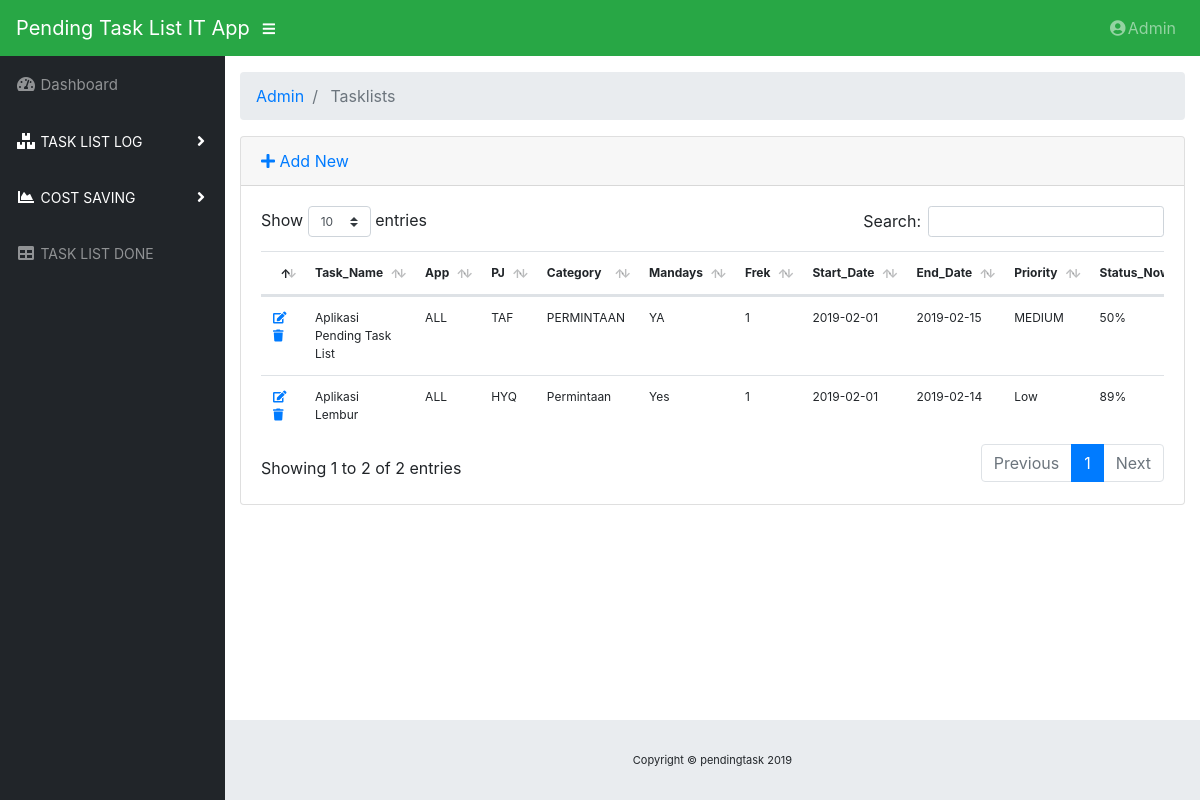
The app's page /index.php/admin/tasklists, older data.
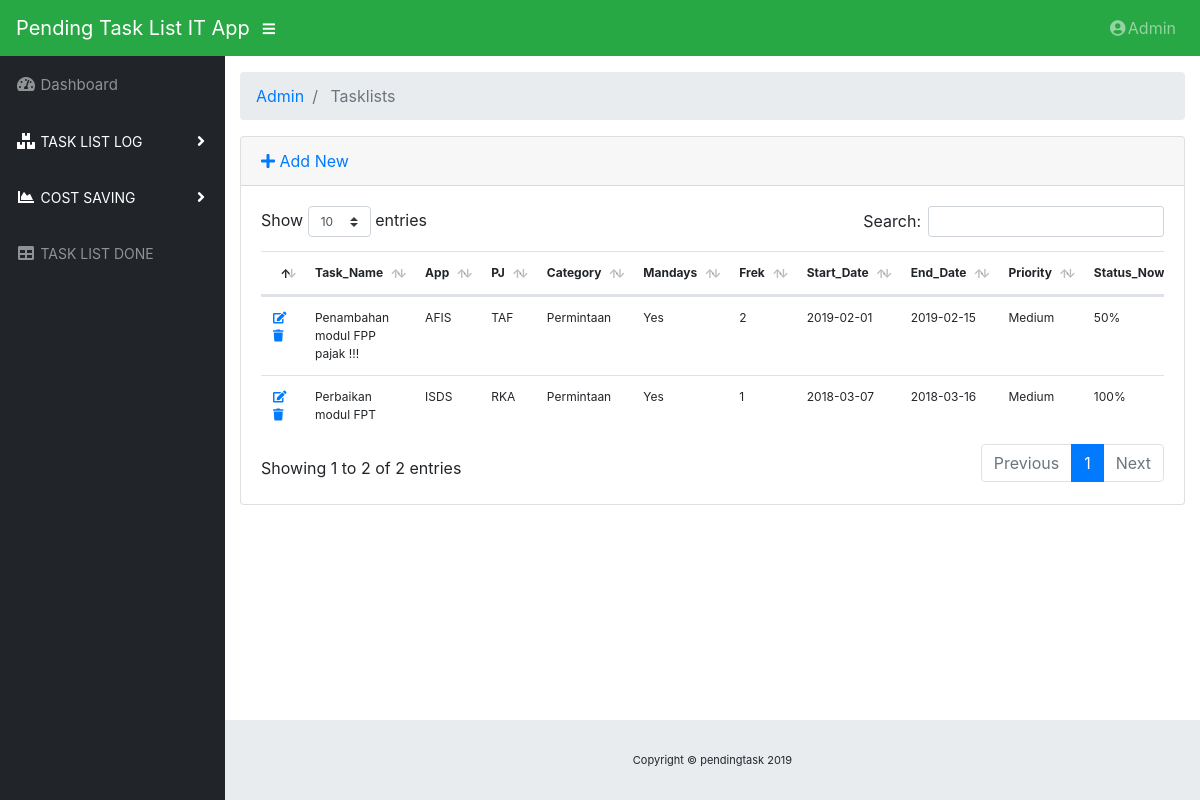
The same page, newer data.
### tables this page shows
CREATE TABLE `tasklists` (
  `task_id` int(11) NOT NULL,
  `task_name` varchar(150) NOT NULL,
  `application` varchar(15) NOT NULL,
  `pj` varchar(10) NOT NULL,
  `category` varchar(15) NOT NULL,
  `mandays` varchar(5) NOT NULL,
  `frekuensi` int(11) NOT NULL,
  `start_date` date NOT NULL,
  `end_date` date NOT NULL,
  `priority` varchar(10) NOT NULL,
  `stat_now` int(11) NOT NULL,
  `stat_lin` int(11) NOT NULL,
  `done` varchar(10) NOT NULL,
  `description` text NOT NULL,
  `sum_mandays` int(11) NOT NULL,
  `level_task` int(11) NOT NULL,
  `type_task` int(11) NOT NULL
);

### application/controllers/admin/Tasklists.php (called while the page is built, shortened)
<?php
class Tasklists extends CI_Controller
{
    public function __construct()
    {
        $this->load->model("Tasklist_model");
        $this->load->library('form_validation');
    }
    public function index()
    {
        $data["tasklists"] = $this->Tasklist_model->getAll();
        $this->load->view("admin/tasklist/list_task", $data);
    }
}

### index.php (called while the page is built, shortened)
<?php
require_once BASEPATH.'core/CodeIgniter.php';

### application/models/Tasklist_model.php (called while the page is built, shortened)
<?php defined('BASEPATH') OR exit('No direct script access allowed');
class Tasklist_model extends CI_Model
{
    private $_table = "tasklists";
    public function getAll()
    {
        return $this->db->get($this->_table)->result();
    }
}

### application/views/admin/tasklist/list_task.php (the view, shortened to what this page needs)
<!DOCTYPE html>
<html lang="en">
<head>
	<?php $this->load->view("admin/_partials/head.php") ?>
</head>
<body id="page-top">
	<?php $this->load->view("admin/_partials/navbar.php") ?>
	<div id="wrapper">
		<?php $this->load->view("admin/_partials/sidebar.php") ?>
		<div id="content-wrapper">
			<div class="container-fluid">
				<?php $this->load->view("admin/_partials/breadcrumbs.php") ?>
				<div class="card mb-3">
					<div class="card-header">
						<a href="<?php echo site_url('admin/tasklists/add') ?>"><i class="fas fa-plus"></i> Add New</a>
					</div>
					<div class="card-body">
						<div class="table-responsive">
							<table class="table table-hover" id="dataTable" width="100%" cellspacing="0" style="font-size:12px">
								<thead>
									<tr>
										<th></th>
										<th>Task_Name</th>
										<th>App</th>
										<th>PJ</th>
										<th>Category</th>
										<th>Mandays</th>
										<th>Frek</th>
										<th>Start_Date</th>
										<th>End_Date</th>
										<th>Priority</th>
										<th>Status_Now</th>
									</tr>
								</thead>
								<tbody>
									<?php foreach ($tasklists as $tasklist): ?>
									<tr>
										<td width="30">
											<a class="text-left" href="<?php echo site_url('admin/tasklists/edit/'.$tasklist->task_id) ?>"
											 class="btn btn-small" ><i class="fas fa-edit"></i></a>
											 <a class="text-right" onclick="deleteConfirm('<?php echo site_url('admin/tasklists/delete/'.$tasklist->task_id) ?>')"
 											 href="#!" class="btn btn-small text-danger" ><i class="fas fa-trash"></i></a>
										</td>
										<td width="80">
											<?php echo $tasklist->task_name ?>
										</td>
										<td>
											<?php echo $tasklist->application ?>
										</td>
										<td>
											<?php echo $tasklist->pj ?>
										</td>
										<td>
											<?php echo $tasklist->category ?>
										</td>
										<td>
											<?php echo $tasklist->mandays ?>
										</td>
										<td>
											<?php echo $tasklist->frekuensi ?>
										</td>
										<td>
											<?php echo $tasklist->start_date ?>
										</td>
										<td>
											<?php echo $tasklist->end_date ?>
										</td>
										<td>
											<?php echo $tasklist->priority ?>
										</td>
										<td>
											<?php echo $tasklist->stat_now ?>%
										</td>
									</tr>
									<?php endforeach; ?>
								</tbody>
							</table>
						</div>
					</div>
				</div>
			</div>
		</div>
	</div>
</body>
</html>

### application/views/admin/_partials/breadcrumbs.php
<ol class="breadcrumb">
<?php foreach ($this->uri->segments as $segment): ?>
	<?php
		$url = substr($this->uri->uri_string, 0, strpos($this->uri->uri_string, $segment)) . $segment;
		$is_active =  $url == $this->uri->uri_string;
	?>
	<li class="breadcrumb-item <?php echo $is_active ? 'active': '' ?>">
		<?php if($is_active): ?>
			<?php echo ucfirst($segment) ?>
		<?php else: ?>
			<a href="<?php echo site_url($url) ?>"><?php echo ucfirst($segment) ?></a>
		<?php endif; ?>
	</li>
<?php endforeach; ?>
</ol>

Row changes from the older to the newer data that the page shows:
removed tasklists: task_name "Aplikasi Pending Task List", application "ALL", pj "TAF", category "PERMINTAAN", mandays "YA", frekuensi "1", start_date "2019-02-01", end_date "2019-02-15", priority "MEDIUM", stat_now "50"
removed tasklists: task_name "Aplikasi Lembur", application "ALL", pj "HYQ", category "Permintaan", mandays "Yes", frekuensi "1", start_date "2019-02-01", end_date "2019-02-14", priority "Low", stat_now "89"
added tasklists: task_name "Penambahan modul FPP pajak !!!", application "AFIS", pj "TAF", category "Permintaan", mandays "Yes", frekuensi "2", start_date "2019-02-01", end_date "2019-02-15", priority "Medium", stat_now "50"
added tasklists: task_name "Perbaikan modul FPT", application "ISDS", pj "RKA", category "Permintaan", mandays "Yes", frekuensi "1", start_date "2018-03-07", end_date "2018-03-16", priority "Medium", stat_now "100"
